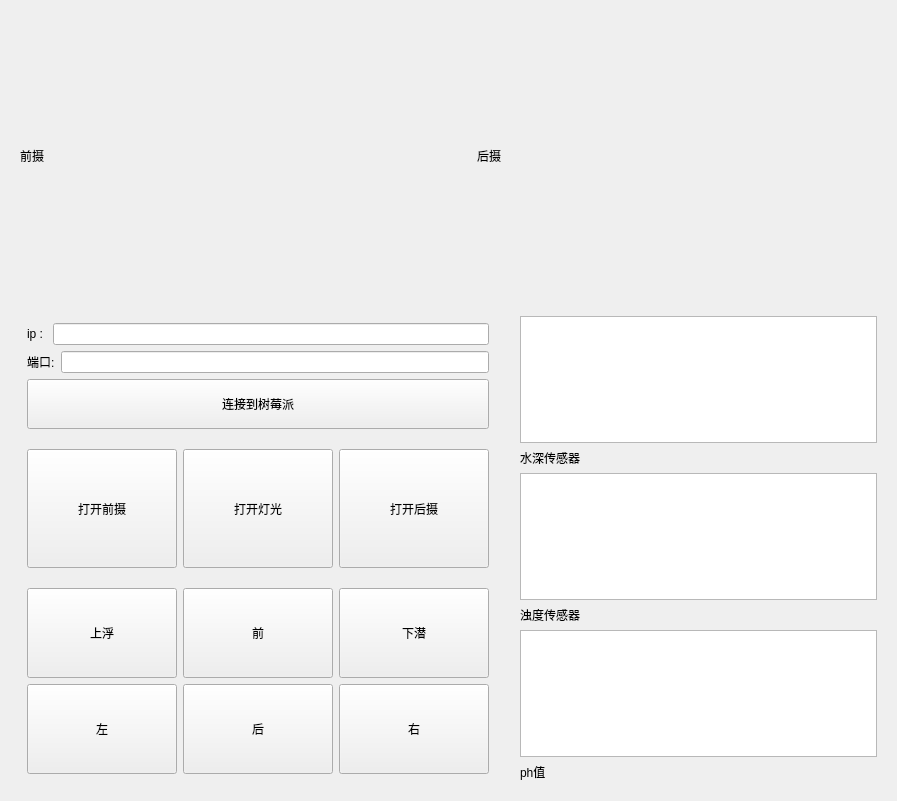
<?xml version="1.0" encoding="UTF-8"?>
<ui version="4.0">
 <class>Form</class>
 <widget class="QWidget" name="Form">
  <property name="geometry">
   <rect>
    <x>0</x>
    <y>0</y>
    <width>897</width>
    <height>801</height>
   </rect>
  </property>
  <property name="windowTitle">
   <string>Form</string>
  </property>
  <layout class="QGridLayout" name="gridLayout" rowstretch="3,5" columnstretch="4,5,0">
   <item row="0" column="0" colspan="3">
    <widget class="QWidget" name="widget_top" native="true">
     <property name="styleSheet">
      <string notr="true"/>
     </property>
     <layout class="QHBoxLayout" name="horizontalLayout" stretch="0,0">
      <item>
       <widget class="QLabel" name="label_cam1">
        <property name="styleSheet">
         <string notr="true"/>
        </property>
        <property name="text">
         <string>前摄</string>
        </property>
       </widget>
      </item>
      <item>
       <widget class="QLabel" name="label_cam2">
        <property name="minimumSize">
         <size>
          <width>150</width>
          <height>70</height>
         </size>
        </property>
        <property name="maximumSize">
         <size>
          <width>400</width>
          <height>16777215</height>
         </size>
        </property>
        <property name="styleSheet">
         <string notr="true"/>
        </property>
        <property name="text">
         <string>后摄</string>
        </property>
       </widget>
      </item>
     </layout>
    </widget>
   </item>
   <item row="1" column="1" colspan="2">
    <widget class="QWidget" name="widget_right" native="true">
     <property name="styleSheet">
      <string notr="true"/>
     </property>
     <layout class="QVBoxLayout" name="verticalLayout">
      <item>
       <widget class="PlotWidget" name="graphicsView_waterdepth"/>
      </item>
      <item>
       <widget class="QLabel" name="label_deepth">
        <property name="text">
         <string>水深传感器</string>
        </property>
       </widget>
      </item>
      <item>
       <widget class="PlotWidget" name="graphicsView_turbidity"/>
      </item>
      <item>
       <widget class="QLabel" name="label_turbidity">
        <property name="text">
         <string>浊度传感器</string>
        </property>
       </widget>
      </item>
      <item>
       <widget class="PlotWidget" name="graphicsView_ph"/>
      </item>
      <item>
       <widget class="QLabel" name="label_ph">
        <property name="text">
         <string>ph值</string>
        </property>
       </widget>
      </item>
     </layout>
    </widget>
   </item>
   <item row="1" column="0">
    <widget class="QWidget" name="widget_left" native="true">
     <property name="styleSheet">
      <string notr="true"/>
     </property>
     <layout class="QGridLayout" name="gridLayout_3">
      <item row="1" column="0">
       <layout class="QHBoxLayout" name="horizontalLayout_cam" stretch="1,1,1">
        <property name="leftMargin">
         <number>7</number>
        </property>
        <property name="topMargin">
         <number>7</number>
        </property>
        <property name="rightMargin">
         <number>7</number>
        </property>
        <property name="bottomMargin">
         <number>7</number>
        </property>
        <item>
         <widget class="QPushButton" name="btn_cma1">
          <property name="sizePolicy">
           <sizepolicy hsizetype="Expanding" vsizetype="Expanding">
            <horstretch>0</horstretch>
            <verstretch>0</verstretch>
           </sizepolicy>
          </property>
          <property name="minimumSize">
           <size>
            <width>150</width>
            <height>60</height>
           </size>
          </property>
          <property name="maximumSize">
           <size>
            <width>400</width>
            <height>200</height>
           </size>
          </property>
          <property name="text">
           <string>打开前摄</string>
          </property>
         </widget>
        </item>
        <item>
         <widget class="QPushButton" name="btn_light">
          <property name="minimumSize">
           <size>
            <width>150</width>
            <height>100</height>
           </size>
          </property>
          <property name="maximumSize">
           <size>
            <width>400</width>
            <height>200</height>
           </size>
          </property>
          <property name="text">
           <string>打开灯光</string>
          </property>
         </widget>
        </item>
        <item>
         <widget class="QPushButton" name="btn_cam2">
          <property name="sizePolicy">
           <sizepolicy hsizetype="Expanding" vsizetype="Expanding">
            <horstretch>0</horstretch>
            <verstretch>0</verstretch>
           </sizepolicy>
          </property>
          <property name="minimumSize">
           <size>
            <width>150</width>
            <height>70</height>
           </size>
          </property>
          <property name="maximumSize">
           <size>
            <width>400</width>
            <height>200</height>
           </size>
          </property>
          <property name="text">
           <string>打开后摄</string>
          </property>
         </widget>
        </item>
       </layout>
      </item>
      <item row="2" column="0">
       <layout class="QGridLayout" name="gridLayout_opration">
        <property name="leftMargin">
         <number>7</number>
        </property>
        <property name="topMargin">
         <number>7</number>
        </property>
        <property name="rightMargin">
         <number>7</number>
        </property>
        <property name="bottomMargin">
         <number>7</number>
        </property>
        <item row="0" column="1">
         <widget class="QPushButton" name="btn_font">
          <property name="sizePolicy">
           <sizepolicy hsizetype="Expanding" vsizetype="Fixed">
            <horstretch>0</horstretch>
            <verstretch>0</verstretch>
           </sizepolicy>
          </property>
          <property name="minimumSize">
           <size>
            <width>90</width>
            <height>90</height>
           </size>
          </property>
          <property name="text">
           <string>前</string>
          </property>
         </widget>
        </item>
        <item row="1" column="0">
         <widget class="QPushButton" name="btn_left">
          <property name="sizePolicy">
           <sizepolicy hsizetype="Expanding" vsizetype="Fixed">
            <horstretch>0</horstretch>
            <verstretch>0</verstretch>
           </sizepolicy>
          </property>
          <property name="minimumSize">
           <size>
            <width>90</width>
            <height>90</height>
           </size>
          </property>
          <property name="text">
           <string>左</string>
          </property>
         </widget>
        </item>
        <item row="1" column="1">
         <widget class="QPushButton" name="btn_back">
          <property name="sizePolicy">
           <sizepolicy hsizetype="Expanding" vsizetype="Fixed">
            <horstretch>0</horstretch>
            <verstretch>0</verstretch>
           </sizepolicy>
          </property>
          <property name="minimumSize">
           <size>
            <width>90</width>
            <height>90</height>
           </size>
          </property>
          <property name="text">
           <string>后</string>
          </property>
         </widget>
        </item>
        <item row="1" column="2">
         <widget class="QPushButton" name="btn_right">
          <property name="sizePolicy">
           <sizepolicy hsizetype="Expanding" vsizetype="Fixed">
            <horstretch>0</horstretch>
            <verstretch>0</verstretch>
           </sizepolicy>
          </property>
          <property name="minimumSize">
           <size>
            <width>90</width>
            <height>90</height>
           </size>
          </property>
          <property name="text">
           <string>右</string>
          </property>
         </widget>
        </item>
        <item row="0" column="0">
         <widget class="QPushButton" name="btn_float">
          <property name="sizePolicy">
           <sizepolicy hsizetype="Expanding" vsizetype="Expanding">
            <horstretch>0</horstretch>
            <verstretch>0</verstretch>
           </sizepolicy>
          </property>
          <property name="minimumSize">
           <size>
            <width>90</width>
            <height>0</height>
           </size>
          </property>
          <property name="text">
           <string>上浮</string>
          </property>
         </widget>
        </item>
        <item row="0" column="2">
         <widget class="QPushButton" name="btn_dive">
          <property name="sizePolicy">
           <sizepolicy hsizetype="Expanding" vsizetype="Expanding">
            <horstretch>0</horstretch>
            <verstretch>0</verstretch>
           </sizepolicy>
          </property>
          <property name="text">
           <string>下潜</string>
          </property>
         </widget>
        </item>
       </layout>
      </item>
      <item row="0" column="0">
       <layout class="QVBoxLayout" name="verticalLayout_login">
        <property name="leftMargin">
         <number>7</number>
        </property>
        <property name="topMargin">
         <number>7</number>
        </property>
        <property name="rightMargin">
         <number>7</number>
        </property>
        <property name="bottomMargin">
         <number>7</number>
        </property>
        <item>
         <layout class="QHBoxLayout" name="horizontalLayout_3">
          <item>
           <widget class="QLabel" name="label_ip">
            <property name="text">
             <string>ip : </string>
            </property>
           </widget>
          </item>
          <item>
           <widget class="QLineEdit" name="lineEdit_ip"/>
          </item>
         </layout>
        </item>
        <item>
         <layout class="QHBoxLayout" name="horizontalLayout_4">
          <item>
           <widget class="QLabel" name="label_pwd">
            <property name="text">
             <string>端口:</string>
            </property>
           </widget>
          </item>
          <item>
           <widget class="QLineEdit" name="lineEdit_pwd"/>
          </item>
         </layout>
        </item>
        <item>
         <widget class="QPushButton" name="btn_connectToPi">
          <property name="sizePolicy">
           <sizepolicy hsizetype="Minimum" vsizetype="Fixed">
            <horstretch>0</horstretch>
            <verstretch>0</verstretch>
           </sizepolicy>
          </property>
          <property name="minimumSize">
           <size>
            <width>200</width>
            <height>50</height>
           </size>
          </property>
          <property name="maximumSize">
           <size>
            <width>16777215</width>
            <height>200</height>
           </size>
          </property>
          <property name="text">
           <string>连接到树莓派</string>
          </property>
         </widget>
        </item>
       </layout>
      </item>
     </layout>
    </widget>
   </item>
  </layout>
 </widget>
 <customwidgets>
  <customwidget>
   <class>PlotWidget</class>
   <extends>QGraphicsView</extends>
   <header location="global">pyqtgraph</header>
  </customwidget>
 </customwidgets>
 <resources/>
 <connections>
  <connection>
   <sender>btn_font</sender>
   <signal>clicked()</signal>
   <receiver>Form</receiver>
   <slot>font()</slot>
   <hints>
    <hint type="sourcelabel">
     <x>286</x>
     <y>625</y>
    </hint>
    <hint type="destinationlabel">
     <x>8</x>
     <y>585</y>
    </hint>
   </hints>
  </connection>
  <connection>
   <sender>btn_left</sender>
   <signal>clicked()</signal>
   <receiver>Form</receiver>
   <slot>left()</slot>
   <hints>
    <hint type="sourcelabel">
     <x>98</x>
     <y>727</y>
    </hint>
    <hint type="destinationlabel">
     <x>515</x>
     <y>778</y>
    </hint>
   </hints>
  </connection>
  <connection>
   <sender>btn_back</sender>
   <signal>clicked()</signal>
   <receiver>Form</receiver>
   <slot>back()</slot>
   <hints>
    <hint type="sourcelabel">
     <x>279</x>
     <y>733</y>
    </hint>
    <hint type="destinationlabel">
     <x>571</x>
     <y>792</y>
    </hint>
   </hints>
  </connection>
  <connection>
   <sender>btn_right</sender>
   <signal>clicked()</signal>
   <receiver>Form</receiver>
   <slot>right()</slot>
   <hints>
    <hint type="sourcelabel">
     <x>445</x>
     <y>740</y>
    </hint>
    <hint type="destinationlabel">
     <x>676</x>
     <y>793</y>
    </hint>
   </hints>
  </connection>
  <connection>
   <sender>btn_dive</sender>
   <signal>clicked()</signal>
   <receiver>Form</receiver>
   <slot>dive()</slot>
   <hints>
    <hint type="sourcelabel">
     <x>419</x>
     <y>617</y>
    </hint>
    <hint type="destinationlabel">
     <x>515</x>
     <y>631</y>
    </hint>
   </hints>
  </connection>
  <connection>
   <sender>btn_float</sender>
   <signal>clicked()</signal>
   <receiver>Form</receiver>
   <slot>float()</slot>
   <hints>
    <hint type="sourcelabel">
     <x>97</x>
     <y>640</y>
    </hint>
    <hint type="destinationlabel">
     <x>5</x>
     <y>665</y>
    </hint>
   </hints>
  </connection>
  <connection>
   <sender>btn_cma1</sender>
   <signal>clicked()</signal>
   <receiver>Form</receiver>
   <slot>font_cam()</slot>
   <hints>
    <hint type="sourcelabel">
     <x>84</x>
     <y>509</y>
    </hint>
    <hint type="destinationlabel">
     <x>6</x>
     <y>512</y>
    </hint>
   </hints>
  </connection>
  <connection>
   <sender>btn_light</sender>
   <signal>clicked()</signal>
   <receiver>Form</receiver>
   <slot>open_light()</slot>
   <hints>
    <hint type="sourcelabel">
     <x>286</x>
     <y>496</y>
    </hint>
    <hint type="destinationlabel">
     <x>4</x>
     <y>449</y>
    </hint>
   </hints>
  </connection>
  <connection>
   <sender>btn_connectToPi</sender>
   <signal>clicked()</signal>
   <receiver>Form</receiver>
   <slot>link_to_pi()</slot>
   <hints>
    <hint type="sourcelabel">
     <x>56</x>
     <y>409</y>
    </hint>
    <hint type="destinationlabel">
     <x>2</x>
     <y>406</y>
    </hint>
   </hints>
  </connection>
  <connection>
   <sender>btn_cam2</sender>
   <signal>clicked()</signal>
   <receiver>Form</receiver>
   <slot>back_cam()</slot>
   <hints>
    <hint type="sourcelabel">
     <x>426</x>
     <y>500</y>
    </hint>
    <hint type="destinationlabel">
     <x>1</x>
     <y>478</y>
    </hint>
   </hints>
  </connection>
 </connections>
 <slots>
  <slot>font()</slot>
  <slot>back()</slot>
  <slot>left()</slot>
  <slot>right()</slot>
  <slot>float()</slot>
  <slot>dive()</slot>
  <slot>font_cam()</slot>
  <slot>back_cam()</slot>
  <slot>open_light()</slot>
  <slot>link_to_pi()</slot>
 </slots>
</ui>
